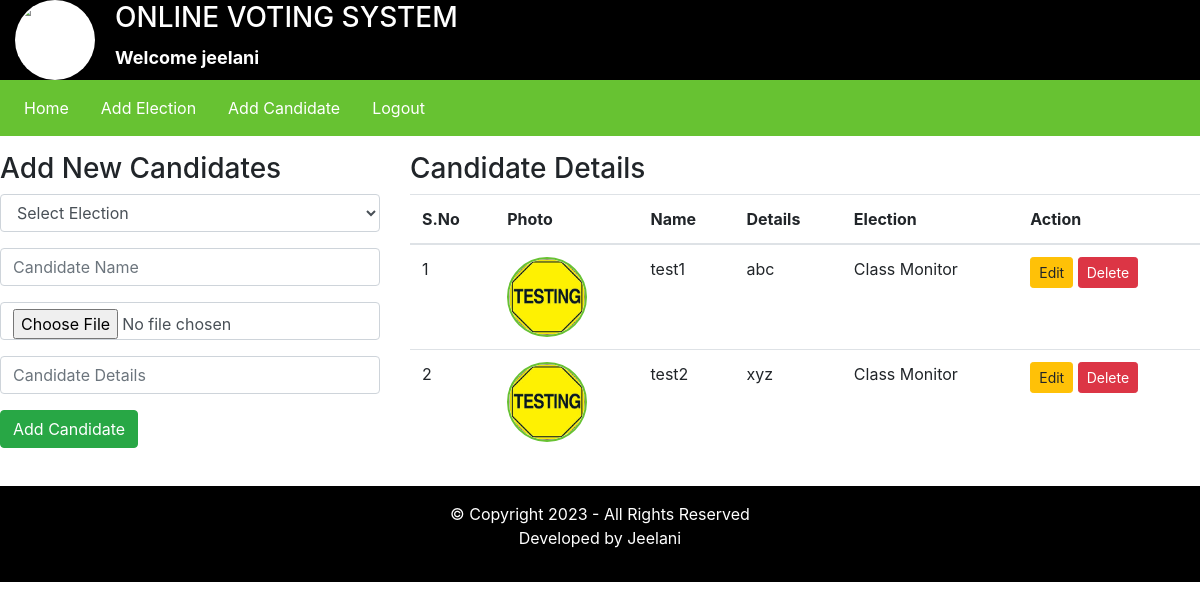
Screenshot of /admin/index.php?addCandidatePage=1 (signed in) with the database file from the repository.
### tables this page shows
CREATE TABLE `candidate_details` (
  `id` int(11) NOT NULL,
  `election_id` int(11) DEFAULT NULL,
  `candidate_name` varchar(255) DEFAULT NULL,
  `candidate_details` text DEFAULT NULL,
  `candidate_photo` text DEFAULT NULL,
  `inserted_by` varchar(255) DEFAULT NULL,
  `inserted_on` date DEFAULT NULL
);

CREATE TABLE `elections` (
  `id` int(11) NOT NULL,
  `election_topic` varchar(255) DEFAULT NULL,
  `no_of_candidates` int(11) DEFAULT NULL,
  `starting_date` date DEFAULT NULL,
  `ending_date` date DEFAULT NULL,
  `status` varchar(45) DEFAULT NULL,
  `inserted_by` varchar(255) DEFAULT NULL,
  `inserted_on` date DEFAULT NULL
);

### admin/inc/add_candidates.php (the view, shortened to what this page needs)
<div class="row my-3">
    <div class="col-4">
        <h3>Add New Candidates</h3>
        <form method="POST" enctype="multipart/form-data">
            <div class="form-group">
                <select class="form-control" name="election_id" required>
                    <option value=""> Select Election </option>
                </select>
            </div>
            <div class="form-group">
                <input type="text" name="candidate_name" placeholder="Candidate Name" class="form-control" required />
            </div>
            <div class="form-group">
                <input type="file" name="candidate_photo" class="form-control" required />
            </div>
            <div class="form-group">
                <input type="text" name="candidate_details" placeholder="Candidate Details" class="form-control" required />
            </div>
            <input type="submit" value="Add Candidate" name="addCandidateBtn" class="btn btn-success" />
        </form>
    </div>
    <div class="col-8">
        <h3>Candidate Details</h3>
        <table class="table">
            <thead>
                <tr>
                    <th scope="col">S.No</th>
                    <th scope="col">Photo</th>
                    <th scope="col">Name</th>
                    <th scope="col">Details</th>
                    <th scope="col">Election</th>
                    <th scope="col">Action </th>
                </tr>
            </thead>
            <tbody>
                <?php
                    $fetchingData = mysqli_query($db, "SELECT * FROM candidate_details") or die(mysqli_error($db));
                    $isAnyCandidateAdded = mysqli_num_rows($fetchingData);
                    if($isAnyCandidateAdded > 0)
                    {
                        $sno = 1;
                        while($row = mysqli_fetch_assoc($fetchingData))
                        {
                            $election_id = $row['election_id'];
                            $fetchingElectionName = mysqli_query($db, "SELECT * FROM elections WHERE id = '". $election_id ."'") or die(mysqli_error($db));
                            $execFetchingElectionNameQuery = mysqli_fetch_assoc($fetchingElectionName);
                            $election_name = $execFetchingElectionNameQuery['election_topic'];
                            $candidate_photo = $row['candidate_photo'];
                ?>
                            <tr>
                                <td><?php echo $sno++; ?></td>
                                <td> <img src="<?php echo $candidate_photo; ?>" class="candidate_photo" />    </td>
                                <td><?php echo $row['candidate_name']; ?></td>
                                <td><?php echo $row['candidate_details']; ?></td>
                                <td><?php echo $election_name; ?></td>
                                <td>
                                    <a href="#" class="btn btn-sm btn-warning"> Edit </a>
                                    <a href="#" class="btn btn-sm btn-danger"> Delete </a>
                                </td>
                            </tr>
                <?php
                        }
                    }else {
            ?>
                        <tr>
                            <td colspan="7"> No candidate is added yet. </td>
                        </tr>
            <?php
                    }
                ?>
            </tbody>
        </table>
    </div>
</div>

### assets/css/style.css (style rules this page uses)
.candidate_photo { width: 80px; height: 80px; border: 2px solid #67C232; border-radius: 100%; }

### rows the page displays
candidate_details: candidate_photo (picture), candidate_name "test1", candidate_details "abc", election.election_topic "Class Monitor"
candidate_details: candidate_photo (picture), candidate_name "test2", candidate_details "xyz", election.election_topic "Class Monitor"

### other values shown
$_SESSION['username'] "jeelani"
